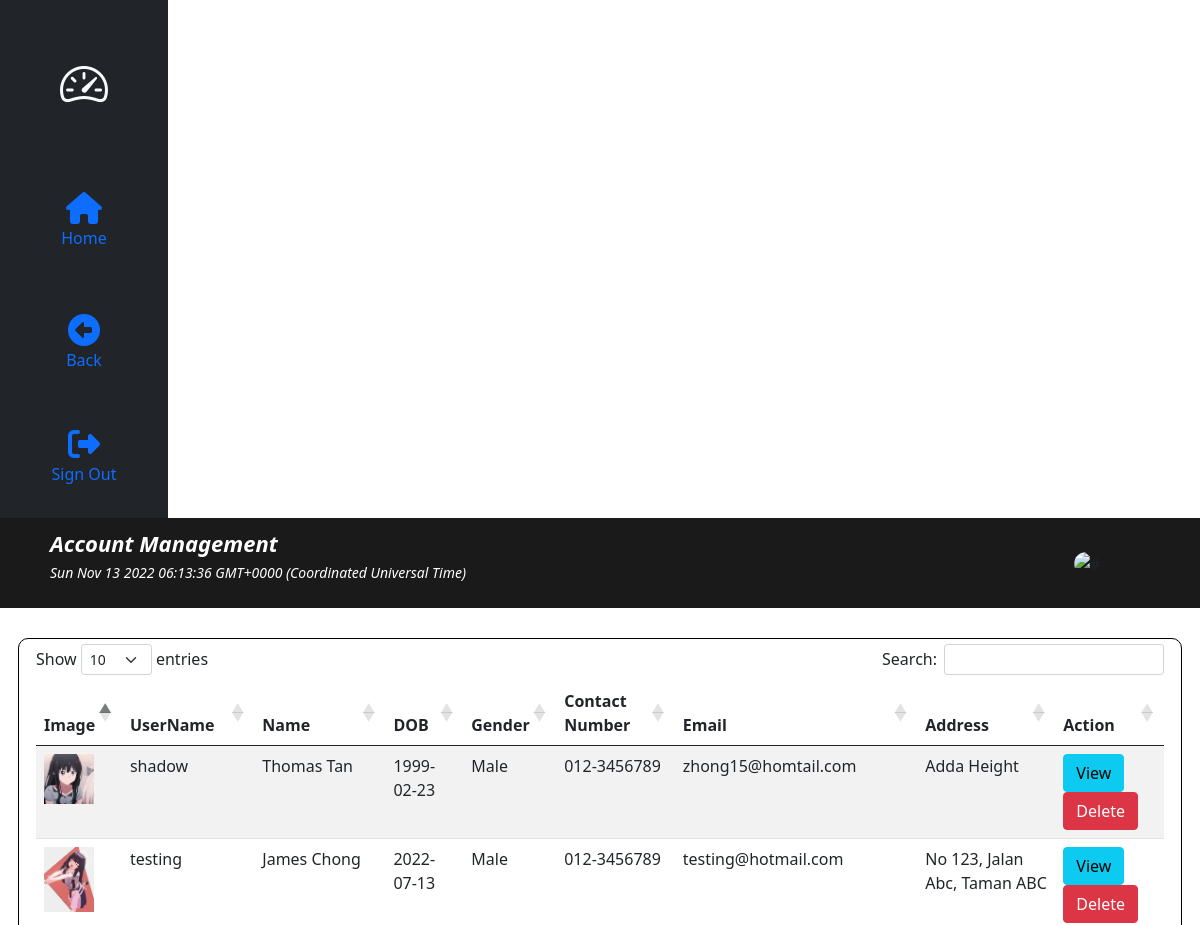
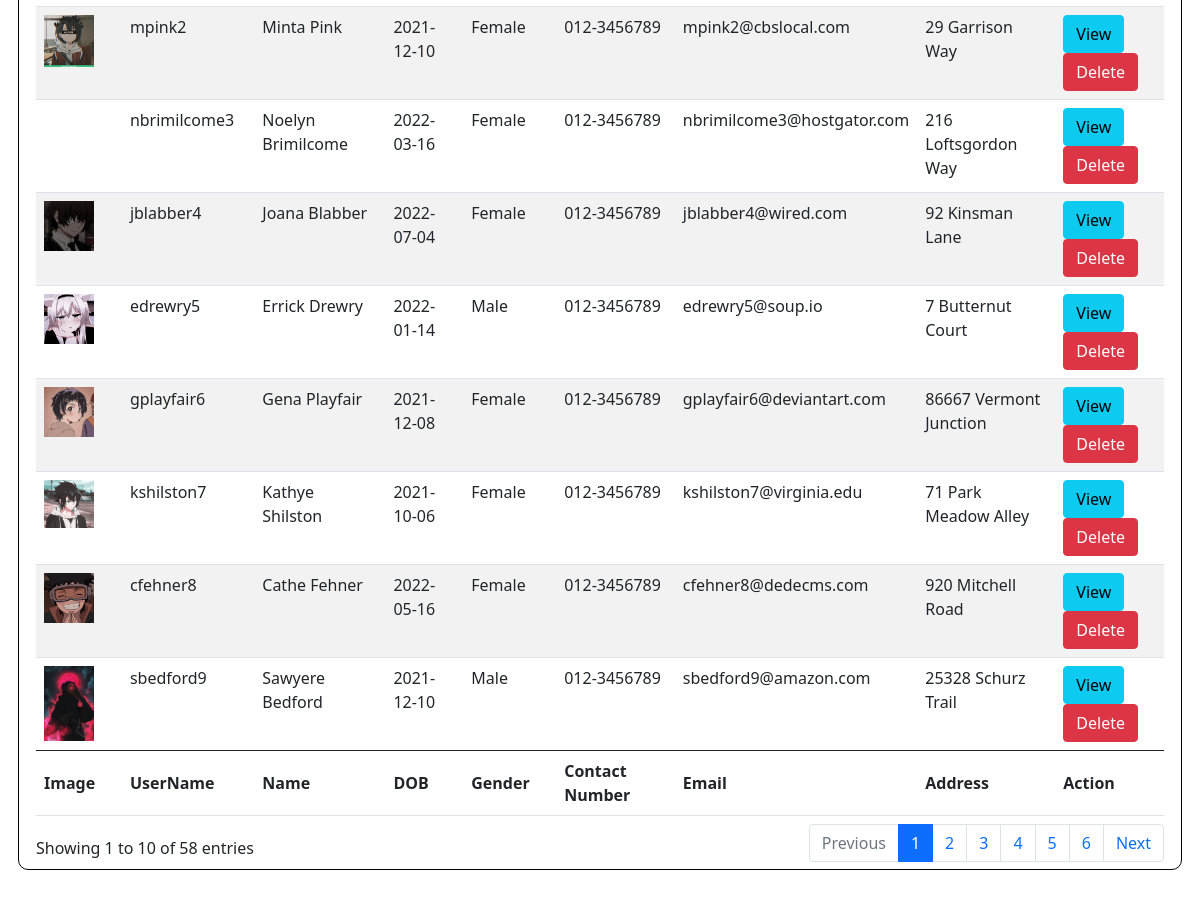
The page /php/adminaccount.php on the database its author committed (2 pictures, top to bottom).
### tables this page shows
CREATE TABLE `user` (
  `UserID` int(11) NOT NULL,
  `Username` varchar(50) NOT NULL,
  `Password` varchar(50) NOT NULL,
  `FirstName` varchar(50) NOT NULL,
  `LastName` varchar(50) NOT NULL,
  `DOB` date NOT NULL,
  `Gender` varchar(6) NOT NULL,
  `ContactNumber` varchar(20) NOT NULL,
  `Email` varchar(50) NOT NULL,
  `Address` varchar(200) NOT NULL,
  `Location` varchar(50) NOT NULL,
  `Avatar` varchar(100) NOT NULL,
  `SocialMedia` varchar(100) NOT NULL
);

### php/adminaccount.php (the view, shortened to what this page needs)
<?php include_once("conn.php") ?>
<?php
    $sql = "SELECT * FROM user";
    $result = mysqli_query($conn,$sql);
?>
<!DOCTYPE html>
<html lang="en">
<head>
    <link href="https://cdn.jsdelivr.net/npm/bootstrap@5.0.2/dist/css/bootstrap.min.css" rel="stylesheet">
    <link rel="stylesheet" href="https://cdn.jsdelivr.net/npm/bootstrap-icons@1.9.1/font/bootstrap-icons.css">
    <link rel="stylesheet" href="https://cdnjs.cloudflare.com/ajax/libs/twitter-bootstrap/5.1.3/css/bootstrap.min.css">
    <link rel="stylesheet" href="https://cdn.datatables.net/1.12.1/css/dataTables.bootstrap5.min.css">
    <link rel="stylesheet" href="sweetalert2.min.css">
    <link rel="stylesheet" href="../css/adminaccount.css">
</head>
<body>
        <div class="container-fluid">
            <div class="row">
                <div class="col-sm-auto bg-dark sticky-top">
                    <div class="d-flex flex-sm-column flex-row flex-nowrap bg-dark align-items-center sticky-top">
                        <a href="adminpage.php" class="d-block p-5 link-light text-decoration-none"  title="Logo" data-bs-toggle="tooltip" data-bs-placement="right" data-bs-original-title="Icon-only">
                            <i class="bi bi-speedometer2 fa-3x"></i>
                        </a>
                        <ul class="nav nav-pills nav-flush flex-sm-column flex-row flex-nowrap mb-auto mx-auto text-center align-items-center">
                            <li class="nav-item">
                                <a href="adminpage.php" class="nav-link py-4 px-2" title="Home" data-bs-toggle="tooltip" data-bs-placement="right" data-bs-original-title="Home">
                                    <i class="fas fa-home fs-2"></i><p>Home</p>
                                </a>
                            </li>
                            <li>
                                <a href="adminpage.php" class="nav-link py-4 px-2" title="Back" data-bs-toggle="tooltip" data-bs-placement="right" data-bs-original-title="Home">
                                    <i class="fas fa-arrow-alt-circle-left fs-2"></i><p>Back</p>
                                </a>
                            </li>
                            <li>
                                <a href="logout.php" class="nav-link py-3 px-2" title="Sign-Out" data-bs-toggle="tooltip" data-bs-placement="right" data-bs-original-title="Exits">
                                    <i class="fas fa-sign-out-alt fs-2"></i><p>Sign Out</p>
                                </a>
                            </li>
                        </ul>
                    </div>
                </div>
                <div class="col-sm p-0 min-vh-100">
                    <div class="navbar" id="navbar" style="background-color:#1a1a1a; height: 90px; position: sticky; top: 0%; transition: 0.2s; padding-left: 50px;">
                        <p style="color: white;"><b><i style="font-size:22px; ">Account Management</i></b><br><small><i><span id="dateTime"></span></i></small></p>
                        <div class="right" style="float:right; padding-right: 100px;">
                            <img src="../adminimg/<?php echo $_SESSION["photo"] ?>" alt="#" style="width: 50px; border-radius: 15px;">
                        </div>
                    </div>
                    <div class="content" style="width: auto; padding:30px 30px;">
                        <div class="row" style=" border:1px solid black; padding:5px; border-radius:10px;">
                            <table id="acctable" class="table table-striped" style="width:100%">
                                <thead>
                                    <tr>
                                        <th>Image</th>
                                        <th>UserName</th>
                                        <th>Name</th>
                                        <th>DOB</th>
                                        <th>Gender</th>
                                        <th>Contact Number</th>
                                        <th>Email</th>
                                        <th>Address</th>
                                        <th>Action</th>
                                    </tr>
                                </thead>
                                <tbody>
                                <?php
                                    while($row = mysqli_fetch_assoc($result)){
                                        $users[] = $row;
                                    }
                                    if(isset($users)){
                                    foreach($users as $user){?>
                                    <tr>
                                        <td><img src="../img_user/<?php echo $user['Avatar']?>" alt="" width="50px"></td>
                                        <td><?php echo $user["Username"] ?></td>
                                        <td><?php echo $user["FirstName"]." ". $user["LastName"] ?></td>
                                        <td><?php echo $user["DOB"] ?></td>
                                        <td><?php echo $user["Gender"] ?></td>
                                        <td><?php echo $user["ContactNumber"] ?></td>
                                        <td><?php echo $user["Email"] ?></td>
                                        <td><?php echo $user["Address"] ?></td>
                                        <td>
                                            <button type="button" value="<?php echo $user["UserID"] ?>" class="viewbtn btn btn-info"  data-bs-toggle="modal" data-bs-placement="right" data-bs-target="#account">View</button>
                                            <a href="admindeleteacc.php?id=<?php echo $user['UserID'] ?>" class="btn-del btn btn-danger">Delete</a>
                                        </td>
                                    </tr>
                                <?php } ?>
                                <?php } ?>
                                </tbody>
                                <tfoot>
                                    <tr>
                                        <th>Image</th>
                                        <th>UserName</th>
                                        <th>Name</th>
                                        <th>DOB</th>
                                        <th>Gender</th>
                                        <th>Contact Number</th>
                                        <th>Email</th>
                                        <th>Address</th>
                                        <th>Action</th>
                                    </tr>
                                </tfoot>
                            </table>
                        </div>
                    </div>
                </div>
            </div>
        </div>
</body>
</html>

### css/adminaccount.css (style rules this page uses)
a i { transition: all 0.3s linear; }

### rows shown on the page
user: Avatar (picture), Username "shadow", FirstName "Thomas", LastName "Tan", DOB "1999-02-23", Gender "Male", ContactNumber "012-3456789", Email "zhong15@homtail.com", Address "Adda Height", $user["UserID"] 1 (drawn)
user: Avatar (picture), Username "testing", FirstName "James", LastName "Chong", DOB "2022-07-13", Gender "Male", ContactNumber "012-3456789", Email "testing@hotmail.com", Address "No 123, Jalan Abc, Taman ABC", $user["UserID"] 2 (drawn)
user: Avatar (picture), Username "mpink2", FirstName "Minta", LastName "Pink", DOB "2021-12-10", Gender "Female", ContactNumber "012-3456789", Email "mpink2@cbslocal.com", Address "29 Garrison Way", $user["UserID"] 3 (drawn)
user: Username "nbrimilcome3", FirstName "Noelyn", LastName "Brimilcome", DOB "2022-03-16", Gender "Female", ContactNumber "012-3456789", Email "nbrimilcome3@hostgator.com", Address "216 Loftsgordon Way", $user["UserID"] 4 (drawn)
user: Avatar (picture), Username "jblabber4", FirstName "Joana", LastName "Blabber", DOB "2022-07-04", Gender "Female", ContactNumber "012-3456789", Email "jblabber4@wired.com", Address "92 Kinsman Lane", $user["UserID"] 5 (drawn)
user: Avatar (picture), Username "edrewry5", FirstName "Errick", LastName "Drewry", DOB "2022-01-14", Gender "Male", ContactNumber "012-3456789", Email "edrewry5@soup.io", Address "7 Butternut Court", $user["UserID"] 6 (drawn)
user: Avatar (picture), Username "gplayfair6", FirstName "Gena", LastName "Playfair", DOB "2021-12-08", Gender "Female", ContactNumber "012-3456789", Email "gplayfair6@deviantart.com", Address "86667 Vermont Junction", $user["UserID"] 7 (drawn)
user: Avatar (picture), Username "kshilston7", FirstName "Kathye", LastName "Shilston", DOB "2021-10-06", Gender "Female", ContactNumber "012-3456789", Email "kshilston7@virginia.edu", Address "71 Park Meadow Alley", $user["UserID"] 8 (drawn)
user: Avatar (picture), Username "cfehner8", FirstName "Cathe", LastName "Fehner", DOB "2022-05-16", Gender "Female", ContactNumber "012-3456789", Email "cfehner8@dedecms.com", Address "920 Mitchell Road", $user["UserID"] 9 (drawn)
user: Avatar (picture), Username "sbedford9", FirstName "Sawyere", LastName "Bedford", DOB "2021-12-10", Gender "Male", ContactNumber "012-3456789", Email "sbedford9@amazon.com", Address "25328 Schurz Trail", $user["UserID"] 10 (drawn)
